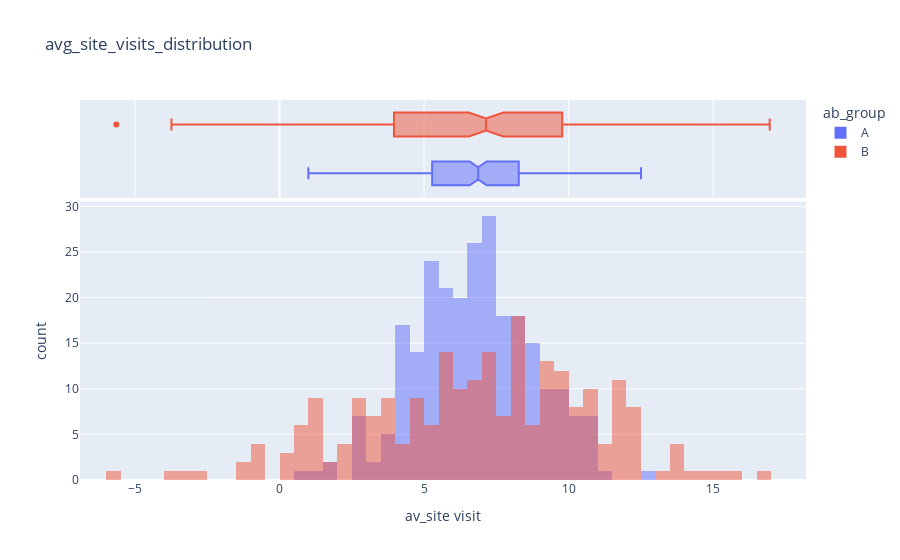

Notebook code cell kept with this figure:
### Markdown cell above
## Метрика визиты на юзера с покупкой

### Code cell
fig = px.histogram(data[data['purchase'] == 1],
                   x='av_site visit',
                   color = 'ab_group',
                   title='avg_site_visits_distribution',
                   marginal = 'box',
                   nbins = 50,
                   barmode='overlay')
fig.show()

### Figure 1 — Plotly figure (JSON) as saved in the notebook; plotly's stock layout.template omitted (floating-point values rounded to 4 significant figures; data arrays with more than 128 entries replaced by an {"elided": "..."} marker saying what was removed)
{"data": [{"alignmentgroup": "True", "bingroup": "x", "hovertemplate": "ab_group=A<br>av_site visit=%{x}<br>count=%{y}<extra></extra>", "legendgroup": "A", "marker": {"color": "#636efa", "opacity": 0.5, "pattern": {"shape": ""}}, "name": "A", "nbinsx": 50, "offsetgroup": "A", "orientation": "v", "showlegend": true, "type": "histogram", "x": {"elided": "256 float values"}, "xaxis": "x", "yaxis": "y"}, {"alignmentgroup": "True", "hovertemplate": "ab_group=A<br>av_site visit=%{x}<extra></extra>", "legendgroup": "A", "marker": {"color": "#636efa"}, "name": "A", "notched": true, "offsetgroup": "A", "showlegend": false, "type": "box", "x": {"elided": "256 float values"}, "xaxis": "x2", "yaxis": "y2"}, {"alignmentgroup": "True", "bingroup": "x", "hovertemplate": "ab_group=B<br>av_site visit=%{x}<br>count=%{y}<extra></extra>", "legendgroup": "B", "marker": {"color": "#EF553B", "opacity": 0.5, "pattern": {"shape": ""}}, "name": "B", "nbinsx": 50, "offsetgroup": "B", "orientation": "v", "showlegend": true, "type": "histogram", "x": {"elided": "234 float values"}, "xaxis": "x", "yaxis": "y"}, {"alignmentgroup": "True", "hovertemplate": "ab_group=B<br>av_site visit=%{x}<extra></extra>", "legendgroup": "B", "marker": {"color": "#EF553B"}, "name": "B", "notched": true, "offsetgroup": "B", "showlegend": false, "type": "box", "x": {"elided": "234 float values"}, "xaxis": "x2", "yaxis": "y2"}], "layout": {"barmode": "overlay", "legend": {"title": {"text": "ab_group"}, "tracegroupgap": 0}, "title": {"text": "avg_site_visits_distribution"}, "xaxis": {"anchor": "y", "domain": [0, 1], "title": {"text": "av_site visit"}}, "xaxis2": {"anchor": "y2", "domain": [0, 1], "matches": "x", "showgrid": true, "showticklabels": false}, "yaxis": {"anchor": "x", "domain": [0, 0.7326], "title": {"text": "count"}}, "yaxis2": {"anchor": "x2", "domain": [0.7426, 1], "matches": "y2", "showgrid": false, "showline": false, "showticklabels": false, "ticks": ""}}}
